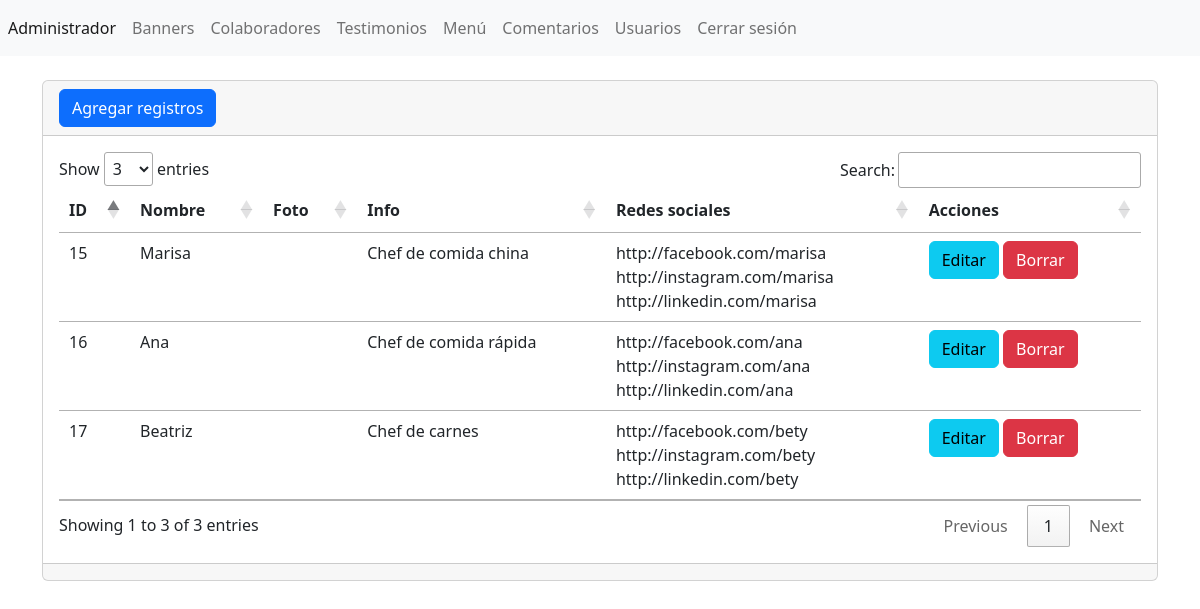
/admin/seccion/colaboradores/index.php (signed in), run on the app's committed database.
### tables this page shows
CREATE TABLE `tbl_colaboradores` (
  `ID` int(11) NOT NULL,
  `titulo` varchar(255) NOT NULL,
  `descripcion` varchar(255) NOT NULL,
  `linkfacebook` varchar(255) NOT NULL,
  `linkinstagram` varchar(255) NOT NULL,
  `linklinkedin` varchar(255) NOT NULL,
  `foto` varchar(255) NOT NULL
);

### admin/seccion/colaboradores/index.php (the view, shortened to what this page needs)
<?php
include("../../bd.php");
$sentencia=$conexion->prepare("SELECT * FROM `tbl_colaboradores`");
$sentencia->execute();
$lista_colaboradores= $sentencia->fetchAll(PDO::FETCH_ASSOC);
include ("../../templates/header.php");
?>
<br/>
<div class="card">
    <div class="card-header">
    <a name="" id="" class="btn btn-primary" href="crear.php" role="button">Agregar registros</a>
    </div>
    <div class="card-body">
    <div class="table-responsive-sm">
        <table class="table">
            <thead>
                <tr>
                    <th scope="col">ID</th>
                    <th scope="col">Nombre</th>
                    <th scope="col">Foto</th>
                    <th scope="col">Info</th>
                    <th scope="col">Redes sociales </th>
                    <th scope="col">Acciones</th>
                </tr>
            </thead>
            <tbody>
            <?php foreach ($lista_colaboradores as $key => $value) { ?>
                    <tr class="">
                        <td scope="row"><?php echo $value['ID']; ?></td>
                        <td><?php echo $value['titulo']; ?></td>
                        <td>
                        </td>
                        <td><?php echo $value['descripcion']; ?></td>
                        <td>
                            <?php echo $value['linkfacebook']; ?><br/>
                            <?php echo $value['linkinstagram']; ?><br/>
                            <?php echo $value['linklinkedin']; ?>
                        </td>
                        <td>
                            <a name="" id="" class="btn btn-info" href="editar.php?txtID=<?php echo $value['ID']; ?>" role="button">Editar</a>
                            <a name="" id="" class="btn btn-danger" href="index.php?txtID=<?php echo $value['ID']; ?>" role="button">Borrar</a>
                        </td>
                    </tr>
            <?php } ?>
            </tbody>
        </table>
    </div>
    </div>
    <div class="card-footer text-muted"></div>
</div>
<?php include ("../../templates/footer.php"); ?>

### data on the page
tbl_colaboradores: ID "15", titulo "Marisa", descripcion "Chef de comida china", linkfacebook "http://facebook.com/marisa", linkinstagram "http://instagram.com/marisa", linklinkedin "http://linkedin.com/marisa"
tbl_colaboradores: ID "16", titulo "Ana", descripcion "Chef de comida rápida", linkfacebook "http://facebook.com/ana", linkinstagram "http://instagram.com/ana", linklinkedin "http://linkedin.com/ana"
tbl_colaboradores: ID "17", titulo "Beatriz", descripcion "Chef de carnes", linkfacebook "http://facebook.com/bety", linkinstagram "http://instagram.com/bety", linklinkedin "http://linkedin.com/bety"
